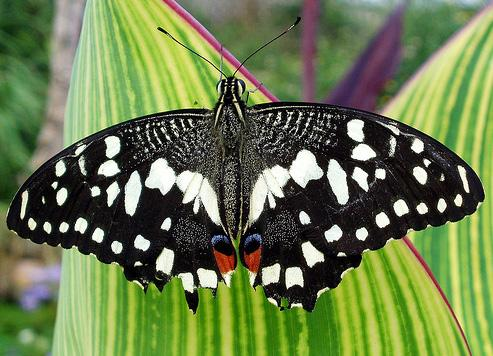
#> input picture images/butterfly.jpg, 493 x 356 px
$ python 11_scaleRotate.py
#> lines starting #> are read from the running program, lines starting #| are printed output that depends on the picture
import numpy as np
import cv2

img = cv2.imread("images/butterfly.jpg", 1)
#> img is the input picture: shape (356, 493, 3); mean B, G, R 77.2, 123.6, 107
img_stretch = cv2.resize(img, (500,500))
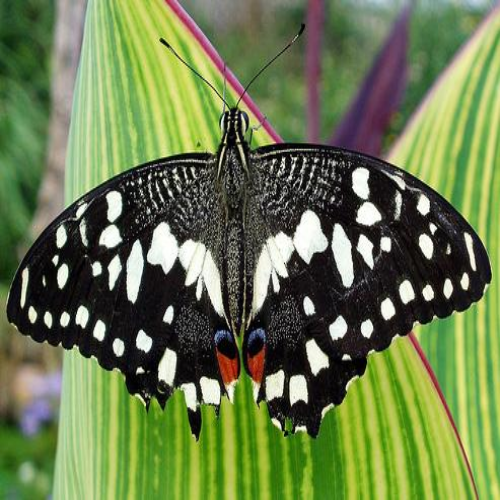
#> img_stretch: shape (500, 500, 3); mean B, G, R 77, 123.5, 106.9
img_half = cv2.resize(img, (0,0), fx=0.5, fy=0.5)
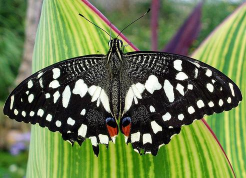
#> img_half: shape (178, 246, 3); mean B, G, R 77.3, 123.6, 107
img_double = cv2.resize(img, (0,0), fx=2, fy=2)
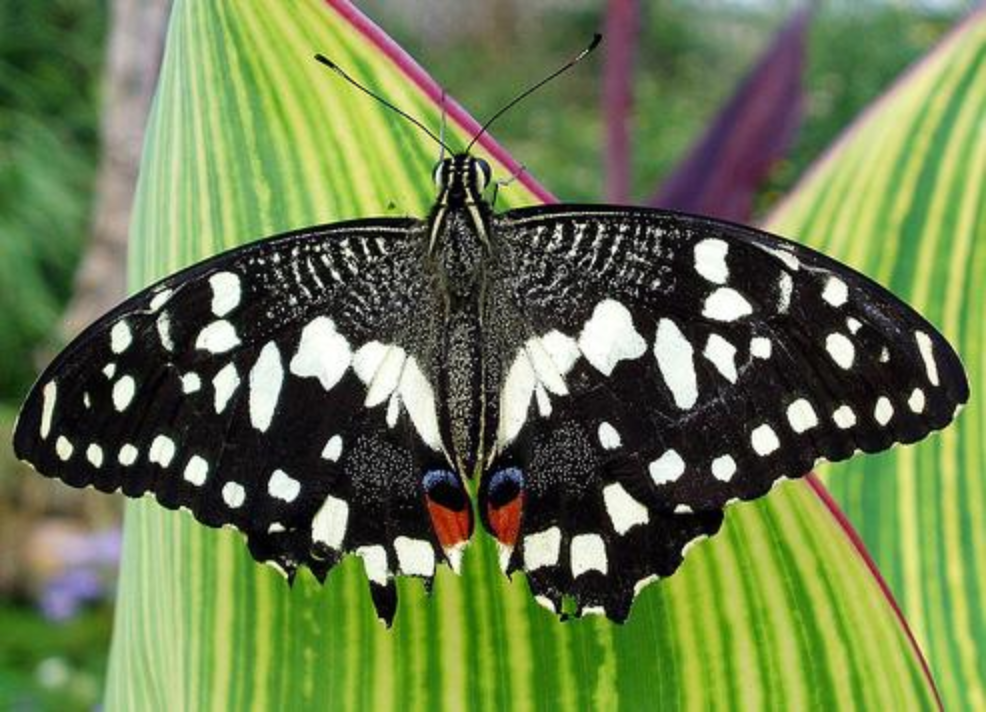
#> img_double: shape (712, 986, 3); mean B, G, R 77.1, 123.5, 106.9
cv2.imshow("Original", img)
cv2.imshow("Resized", img_stretch)
cv2.imshow("Half", img_half)
cv2.imshow("Double", img_double)

#rotate image
height, width , channels = img.shape
#> height = 356; width = 493; channels = 3
matrix1 = cv2.getRotationMatrix2D((0,0),-30,1)
matrix2 = cv2.getRotationMatrix2D((width//2, height//2),-45,1)
img_rotated = cv2.warpAffine(img, matrix1, (width, height))
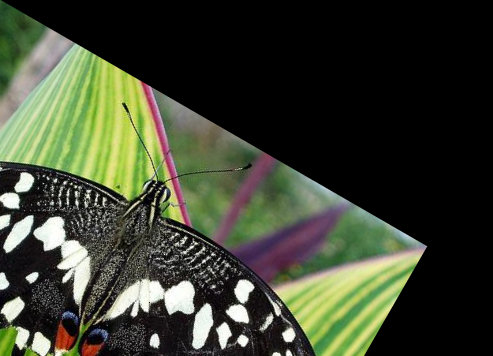
#> img_rotated: shape (356, 493, 3); mean B, G, R 48.7, 66, 60.8
img_rotatedCenter = cv2.warpAffine(img, matrix2, (width, height))
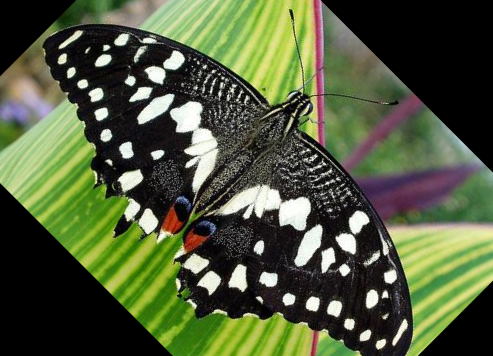
#> img_rotatedCenter: shape (356, 493, 3); mean B, G, R 60.3, 91.3, 81.4
cv2.imshow("Rotated", img_rotated)
cv2.imshow("RotatedCenter", img_rotatedCenter)

cv2.waitKey(0)
cv2.destroyAllWindows()

$ run again, with images/cat1.jpg copied over images/butterfly.jpg
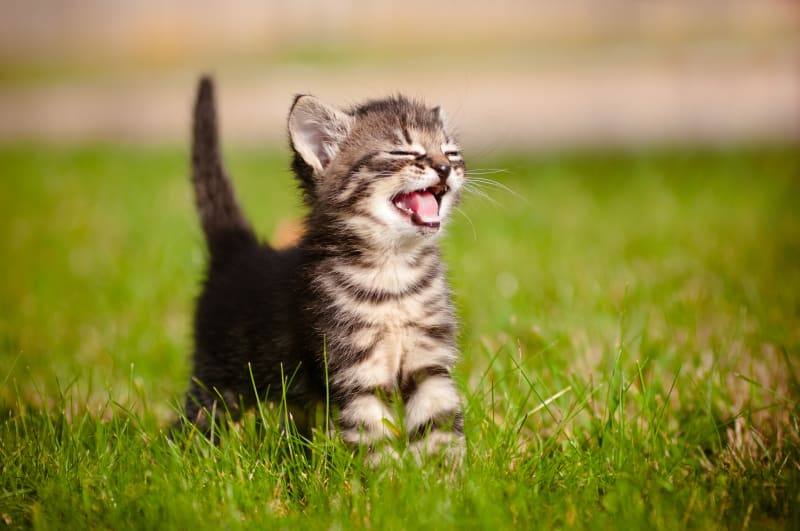
#> input picture images/cat1.jpg, 800 x 531 px
#> img is the input picture: shape (531, 800, 3); mean B, G, R 63.6, 135.5, 142.1
#> `img_rotated = cv2.warpAffine(img, matrix1, (width, height))`:
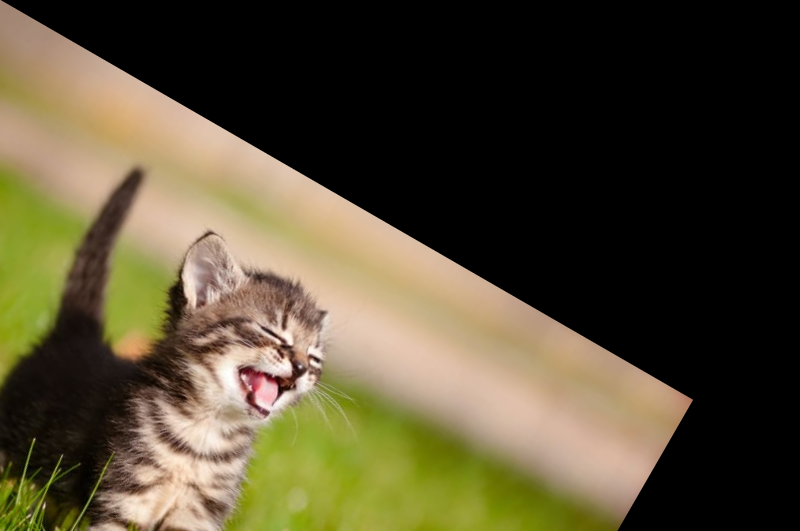
#> img_rotated: shape (531, 800, 3); mean B, G, R 51.4, 75.6, 84.3
#> `img_rotatedCenter = cv2.warpAffine(img, matrix2, (width, height))`:
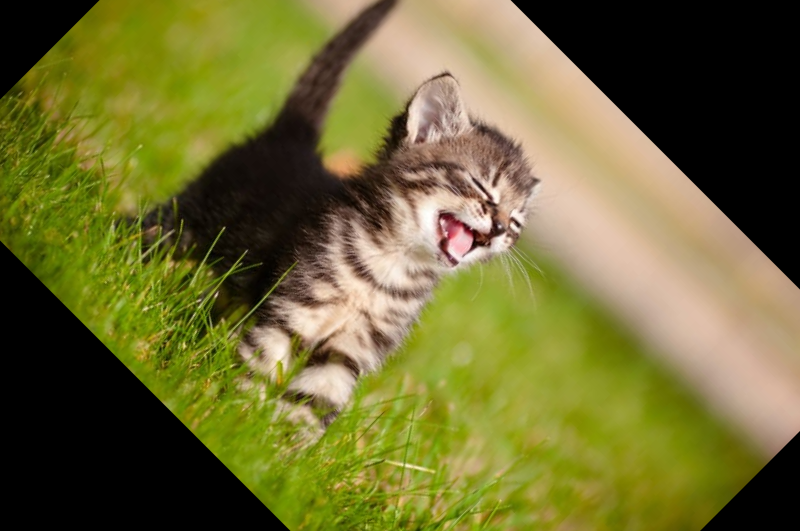
#> img_rotatedCenter: shape (531, 800, 3); mean B, G, R 51.4, 107.5, 111.8

$ run again, with images/cat2.jpg copied over images/butterfly.jpg
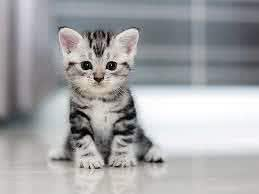
#> input picture images/cat2.jpg, 259 x 194 px
#> img is the input picture: shape (194, 259, 3); mean B, G, R 166.7, 164.4, 164.1
#> `img_rotated = cv2.warpAffine(img, matrix1, (width, height))`:
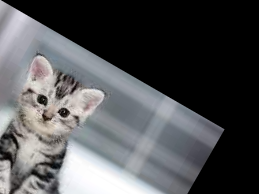
#> img_rotated: shape (194, 259, 3); mean B, G, R 84.3, 82.3, 81.4
#> `img_rotatedCenter = cv2.warpAffine(img, matrix2, (width, height))`:
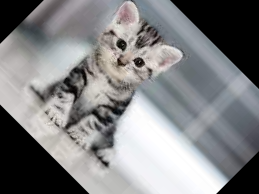
#> img_rotatedCenter: shape (194, 259, 3); mean B, G, R 131.5, 130, 129.6
